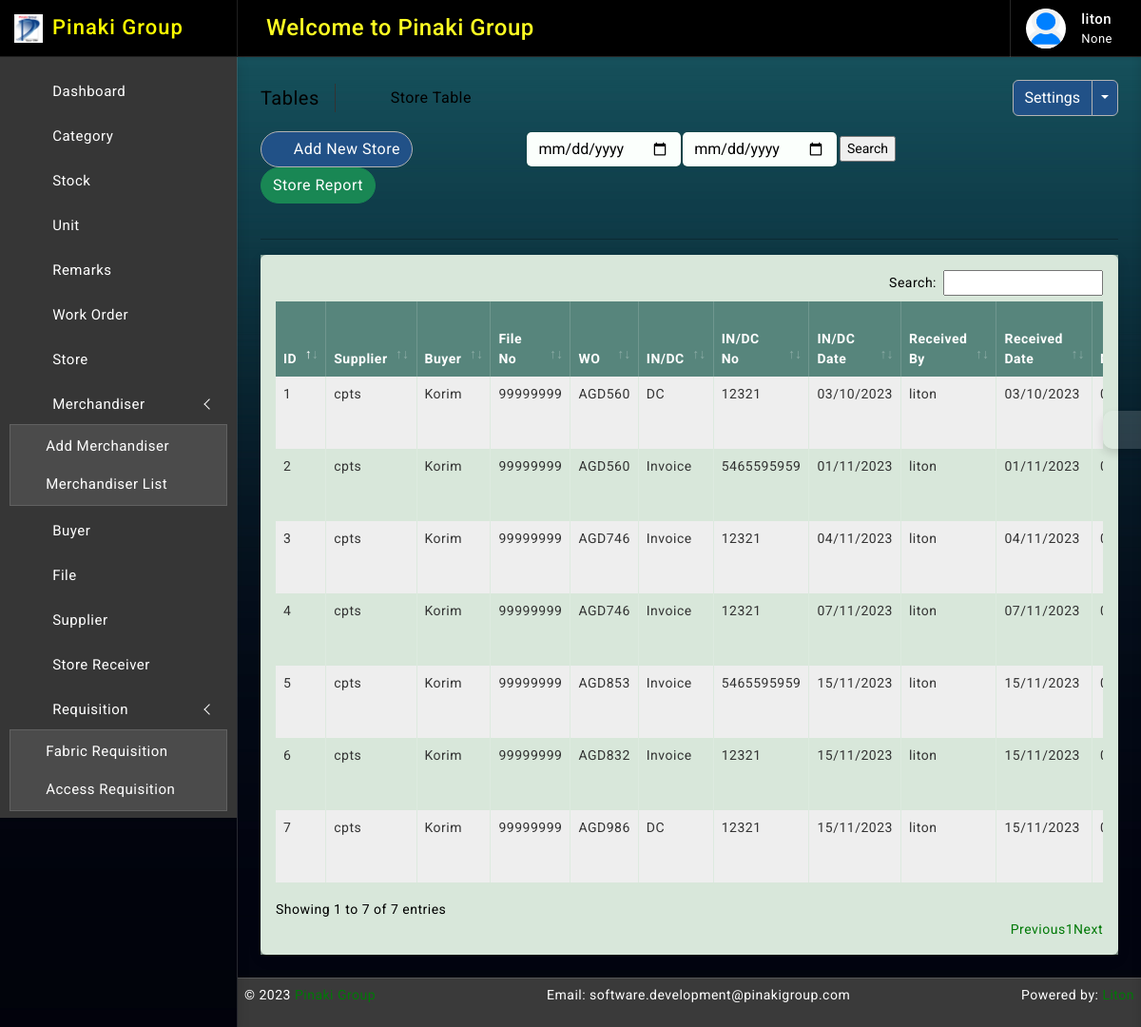
The app's page /store/ (signed in), older data.
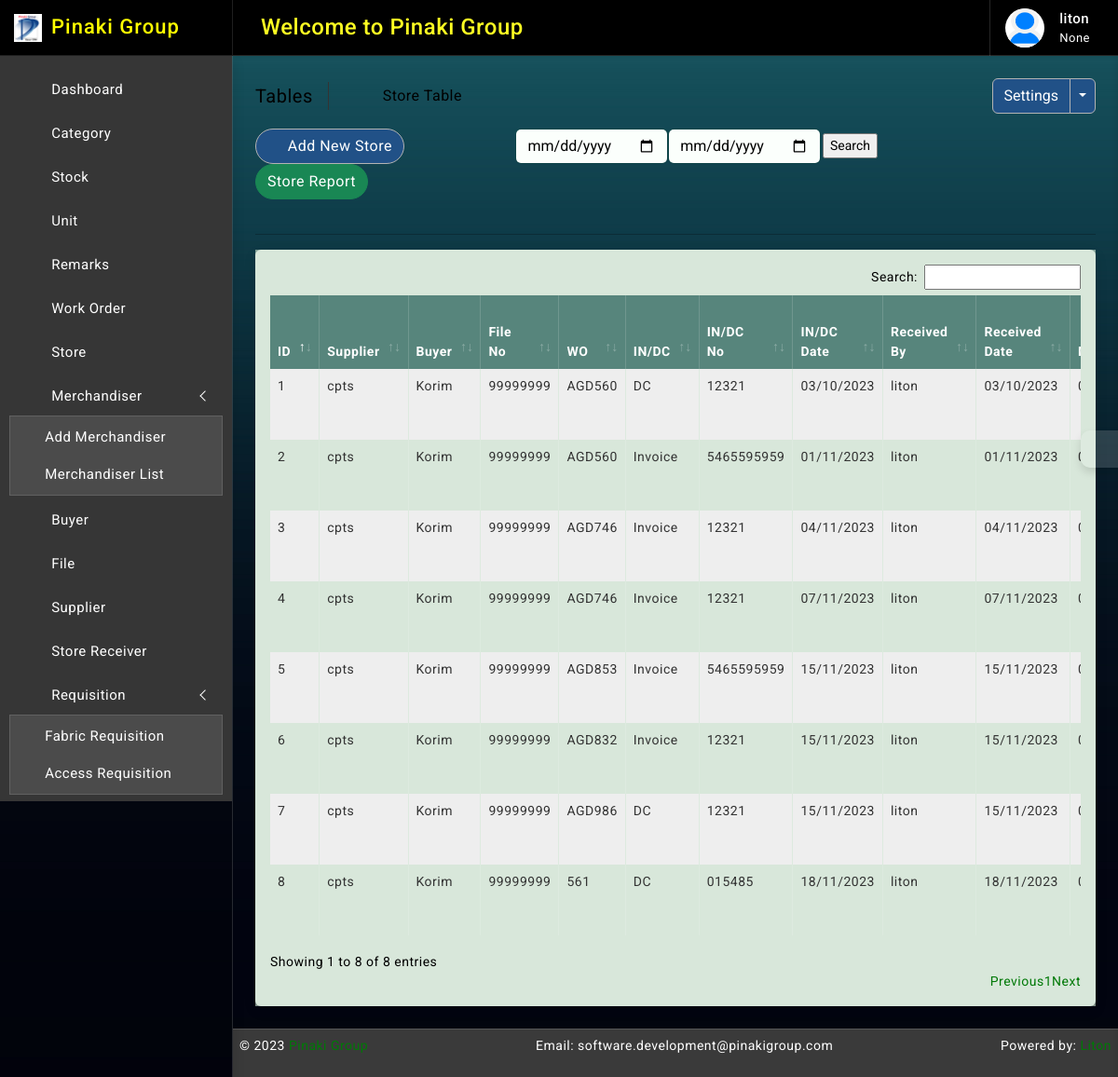
The same page, newer data.
### store/models.py (models this page shows, shortened)
class StoreBill(models.Model):
    billno = models.AutoField(primary_key=True)
    time = models.DateTimeField(auto_now=True)
    supplier = models.CharField(max_length=64, blank=False, null=True)
    buyer_name = models.CharField(max_length=64, blank=False, null=True)
    REPORT = (
        ('', 'Doc.Select'),
        ('Invoice', 'Invoice'),
        ('DC', 'DC'),
    )
    report = models.CharField(max_length=64, null=True, blank=False, choices=REPORT)
    report_no = models.CharField(max_length=64, null=True, blank=True)
    report_date = models.DateField(default=date.today, null=True, blank=True)
    received_date = models.DateField(auto_now_add=True, auto_now=False)
    img_file = models.ImageField(upload_to='store', default='blank.png', null=True, blank=True)
    work_order = models.ForeignKey(PurchaseBill, on_delete=models.CASCADE, blank=False, related_name='store_file_no')
    master_lc_sc = models.CharField(max_length=64, blank=False, null=True)
    style_no = models.CharField(max_length=32, null=True, blank=True)
    fileno_po = models.CharField(max_length=64, blank=False, null=True)
    store_location = models.CharField(max_length=64, blank=True, null=True)
    remarks = models.ForeignKey(Remarks, on_delete=models.CASCADE, blank=False, related_name='remarksname_store')
    updated_at = models.DateTimeField(auto_now_add=False, auto_now=True)
    created_at = models.DateTimeField(auto_now_add=True, auto_now=False)
    def get_items_list(self):
        return StoreItem.objects.filter(billno=self)

### purchase_order/models.py (models this page shows, shortened)
class PurchaseBill(models.Model):
    billno = models.AutoField(primary_key=True)
    time = models.DateTimeField(auto_now=True)
    supplier = models.ForeignKey(Supplier, on_delete=models.CASCADE, blank=False, related_name='suppliersname')
    buyer_name = models.CharField(max_length=64, blank=False, null=True)
    po_no = models.CharField(max_length=32, null=True, blank=True)
    fileno_po = models.ForeignKey(File, on_delete=models.CASCADE, blank=False, related_name='fileno_pos')
    style_no = models.CharField(max_length=32, null=True, blank=True)
    work_order = models.CharField(max_length=64, default=generate_random_number)
    wo_date = models.DateField(auto_now_add=True, auto_now=False)
    master_lc_sc = models.CharField(max_length=64, null=True, blank=True)
    remarks = models.ForeignKey(Remarks, on_delete=models.CASCADE, blank=False, related_name='remarksname')
    updated_at = models.DateTimeField(auto_now_add=False, auto_now=True)
    created_at = models.DateTimeField(auto_now_add=True, auto_now=False)
    def __str__(self):
        return str(self.work_order)

### accounts/models.py (models this page shows, shortened)
class Profile(models.Model):
    user = models.OneToOneField(User, on_delete=models.CASCADE, null=True, blank=True, related_name="profile")
    full_name = models.CharField(max_length=64, null=True, blank=True)
    img_profile = models.ImageField(upload_to='profile', default='default.png', null=True, blank=True)
    phone = models.CharField(max_length=32, null=True, blank=True, unique=True)
    designation = models.CharField("Designation", max_length=50, null=True, blank=True)
    dob = models.DateField(default=None, null=True, blank=True)
    updated_at = models.DateTimeField(auto_now_add=False, auto_now=True)
    created_at = models.DateTimeField(auto_now_add=True, auto_now=False)

### accounts/decorators.py (the view)
        def wrapper_func(request, *args, **kwargs):
            group = None
            if request.user.groups.exists():
                group = request.user.groups.all()[0].name
            if group in allowed_roles:
                return view_func(request, *args, **kwargs)
            else:
                return render(request, 'accounts/index.html')

### store/forms.py
class StockSearchForm(forms.ModelForm):
    start_date = forms.DateTimeField(widget=forms.TextInput(attrs={'class': 'form-control', 'type': 'date'}), required=True)
    end_date = forms.DateTimeField(widget=forms.TextInput(attrs={'class': 'form-control', 'type': 'date'}), required=True)
    class Meta:
        model = StoreBill
        fields = ['start_date', 'end_date']

### remarks/models.py (called while the page is built)
    def __str__(self):
        return self.remarks

### store/views.py (called while the page is built, shortened)
@login_required
@allowed_users(allowed_roles=['admin', 'merchandiser', 'store'])
def store_read(request):
    form = StockSearchForm(request.POST or None)
    bills = StoreBill.objects.all().order_by('-time')
    context = {
        'bills':bills,
        'form':form,
    }
    context = {
        'bills':bills,
        'form':form,
    }
    return render(request, 'store/read.html', context)

### unit/models.py (called while the page is built)
    def __str__(self):
        return self.unit

### templates/store/read.html (shortened to what this page needs)
{% extends 'base/index.html' %}
{% block body %}
{% load static %}
{% load crispy_forms_tags %}
		<div class="page-wrapper">
			<div class="page-content">
				<div class="page-breadcrumb d-none d-sm-flex align-items-center mb-3">
					<div class="breadcrumb-title pe-3">Tables</div>
					<div class="ps-3">
						<nav aria-label="breadcrumb">
							<ol class="breadcrumb mb-0 p-0">
								<li class="breadcrumb-item"><a href="#"><i class="bx bx-home-alt"></i></a>
								</li>
								<li class="breadcrumb-item active" aria-current="page">Store Table</li>
							</ol>
						</nav>
					</div>
					<div class="ms-auto">
						<div class="btn-group">
							<button type="button" class="btn btn-light">Settings</button>
							<button type="button" class="btn btn-light dropdown-toggle dropdown-toggle-split" data-bs-toggle="dropdown">	<span class="visually-hidden">Toggle Dropdown</span>
							</button>
						</div>
					</div>
				</div>
					<div class="col-md-9">
						<form class="float-md-end" method='POST' action=''>
							<div class="row row-cols-md-auto g-lg-4">
								<div class="col-md-5">
									<div class="controls">
										{{ form.start_date }}
									</div>
								</div><br>
								<div class="col-md-5">
									<div class="controls">
										{{ form.end_date }}
									</div>
								</div><br>
								<div class="col-md-2">
									<div class="controls">
										<input type="submit" value='Search'/>
									</div>
								</div>
							</div>
						</form>
					</div>
                <div class="ms-auto">
					<a href="/store/create/" class="btn btn-light radius-30 mt-2 mt-lg-0"><i class="bx bxs-plus-square"></i>Add New Store</a>
					<a href="/store/report/" class="btn btn-success radius-30 mt-2 mt-lg-0">Store Report</a>
				</div><br>
				<hr/>
				<div class="card">
					<div class="card-body">
						<div class="table-responsive">
							<table id="example2" class="table table-striped table-bordered">
								<thead>
									<tr>
										<th>ID</th>
										<th>Supplier</th>
                                        <th>Buyer</th>
										<th>File No</th>
										<th>WO</th>
                                        <th>IN/DC</th>
                                        <th>IN/DC No</th>
                                        <th>IN/DC Date</th>
										<th>Received By</th>
                                        <th>Received Date</th>
										<th>MLC/SC</th>
									</tr>
								</thead>
								<tbody>
									{% for data in bills %}
									<tr>
                                        <td> <p>{{ data.billno }}</p> </td>
                                        <td>{{ data.supplier }}</td>
                                        <td>{{ data.buyer_name }}</td>
										<td>{{ data.fileno_po }}</td>
										<td>{{ data.work_order }}</td>
                                        <td>{{ data.report }}</td>
                                        <td>{{ data.report_no }}</td>
                                        <td>{{ data.report_date|date:"d/m/Y" }}</td>
										<td>{{ user.username }}</td>
                                        <td>{{ data.received_date|date:"d/m/Y" }}</td>
										<td>{{ data.master_lc_sc }}</td>
									</tr>
								 {% endfor %}
								</tbody>
							</table>
						</div>
					</div>
				</div>
			</div>
		</div>
{% endblock body %}

### templates/base/index.html (shortened to what the changed rows need)
{% load static %}
<!DOCTYPE html>
<html lang="en">
<head>
<link href="{% static 'plugins/simplebar/css/simplebar.css' %}" rel="stylesheet" />
<link href="{% static 'plugins/perfect-scrollbar/css/perfect-scrollbar.css' %}" rel="stylesheet" />
<link href="{% static 'plugins/metismenu/css/metisMenu.min.css' %}" rel="stylesheet" />
<link href="{% static 'plugins/datatable/css/dataTables.bootstrap5.min.css' %}" rel="stylesheet" />
<link href="{% static 'css/bootstrap.min.css' %}" rel="stylesheet">
<link href="{% static 'css/bootstrap-extended.css' %}" rel="stylesheet">
<link href="{% static 'css/app.css' %}" rel="stylesheet">
<link href="{% static 'css/icons.css' %}" rel="stylesheet">
<link rel="stylesheet" href="https://cdnjs.cloudflare.com/ajax/libs/select2/4.0.13/css/select2.min.css">
</head>
<body class="bg-theme bg-theme2">
    <div class="wrapper">
<div class="sidebar-wrapper" data-simplebar="true">
    <ul class="metismenu" id="menu">
        {% for group in user.groups.all %}
        {% if group.name == "merchandiser" %}
        <li>
            <a class="has-arrow" href="javascript:;">
                <div class="parent-icon"><i class="bx bx-grid-alt"></i>
                </div>
                <div class="menu-title">Merchandiser</div>
            </a>
            <ul>
                <li> <a href="/merchandiser/create/"><i class="bx bx-right-arrow-alt"></i>Add Merchandiser</a>
                </li>
                <li> <a href="{% url 'merchandiser_read' %}"><i class="bx bx-right-arrow-alt"></i>Merchandiser List</a>
                </li>
            </ul>
        </li>
                <li>
                    <a href="{% url 'buyer_read' %}">
                        <div class="parent-icon"><i class="lni lni-users"></i>
                        </div>
                        <div class="menu-title">Buyer</div>
                    </a>
                </li>
                <li>
                    <a href="{% url 'file_read' %}">
                        <div class="parent-icon"><i class='bx bx-file'></i>
                        </div>
                        <div class="menu-title">File</div>
                    </a>
                </li>
                <li>
                    <a href="/supplier/create/">
                        <div class="parent-icon"><i class='lni lni-cart-full'></i>
                        </div>
                        <div class="menu-title">Supplier</div>
                    </a>
                </li>
            {% else %}
            <li>
                <a href="{% url 'category_read' %}">
                    <div class="parent-icon"><i class='bx bx-grid-alt'></i>
                    </div>
                    <div class="menu-title">Category</div>
                </a>
            </li>
            <li>
                <a href="{% url 'stock_read' %}">
                    <div class="parent-icon"><i class="fadeIn animated bx bx-store"></i>
                    </div>
                    <div class="menu-title">Stock</div>
                </a>
            </li>
            <li>
                <a href="{% url 'unit_read' %}">
                    <div class="parent-icon"><i class="fadeIn animated bx bx-store"></i>
                    </div>
                    <div class="menu-title">Unit</div>
                </a>
            </li>
            <li>
                <a href="{% url 'remarks_read' %}">
                    <div class="parent-icon"><i class="fadeIn animated bx bx-comment-add"></i>
                    </div>
                    <div class="menu-title">Remarks</div>
                </a>
            </li>
            <li>
                <a href="{% url 'wo_read' %}">
                    <div class="parent-icon"><i class="lni lni-cart"></i>
                    </div>
                    <div class="menu-title">Work Order</div>
                </a>
            </li>
            <li>
                <a href="{% url 'store_read' %}">
                    <div class="parent-icon"><i class="fadeIn animated bx bx-store-alt"></i>
                    </div>
                    <div class="menu-title">Store</div>
                </a>
            </li>
            <li>
                <a class="has-arrow" href="javascript:;">
                    <div class="parent-icon"><i class="bx bx-grid-alt"></i>
                    </div>
                    <div class="menu-title">Merchandiser</div>
                </a>
                <ul>
                    <li> <a href="/merchandiser/create/"><i class="bx bx-right-arrow-alt"></i>Add Merchandiser</a>
                    </li>
                    <li> <a href="{% url 'merchandiser_read' %}"><i class="bx bx-right-arrow-alt"></i>Merchandiser List</a>
                    </li>
                </ul>
            </li>
            <li>
                <a href="{% url 'buyer_read' %}">
                    <div class="parent-icon"><i class="lni lni-users"></i>
                    </div>
                    <div class="menu-title">Buyer</div>
                </a>
            </li>
            <li>
                <a href="{% url 'file_read' %}">
                    <div class="parent-icon"><i class='bx bx-file'></i>
                    </div>
                    <div class="menu-title">File</div>
                </a>
            </li>
            <li>
                <a href="/supplier/create/">
                    <div class="parent-icon"><i class='lni lni-cart-full'></i>
                    </div>
                    <div class="menu-title">Supplier</div>
                </a>
            </li>
                <li>
                    <a href="{% url 'storeRec_read' %}">
                        <div class="parent-icon"><i class='bx bx-cart'></i>
                        </div>
                        <div class="menu-title">Store Receiver</div>
                    </a>
                </li>
                <li>
                    <a href="javascript:;" class="has-arrow">
                        <div class="parent-icon"><i class='lni lni-spiner-solid'></i>
                        </div>
                        <div class="menu-title">Requisition</div>
                    </a>
                    <ul>
                        <li> <a href="{% url 'fabricr_read' %}"><i class="bx bx-right-arrow-alt"></i>Fabric Requisition</a>
                        </li>
                        <li> <a href="{% url 'ar_read' %}"><i class="bx bx-right-arrow-alt"></i>Access Requisition</a>
                        </li>
                    </ul>
                </li>
            {% endif %}
        {% endfor %}
    </ul>
</div>
		<header>
			<div class="topbar d-flex align-items-center">
				<nav class="navbar navbar-expand">
					<div class="user-box dropdown">
						<a class="d-flex align-items-center nav-link dropdown-toggle dropdown-toggle-nocaret" href="#" role="button" data-bs-toggle="dropdown" aria-expanded="false">
							<img src="{{ user.profile.img_profile.url }}" class="user-img" alt="user avatar">
							<div class="user-info ps-3">
								<p class="user-name mb-0">{{request.user}}</p>
								<p class="designattion mb-0">{{ user.profile.designation }}</p>
							</div>
						</a>
					</div>
				</nav>
			</div>
		</header>
        {% block body %}
        {% endblock body %}
    </div>
</body>
</html>

Row changes from the older to the newer data that the page shows:
added StoreBill: billno "8", supplier "cpts", buyer_name "Korim", fileno_po "99999999", work_order "561", report "DC", report_no "015485", report_date "18/11/2023", {{ user.username }} "liton", received_date "18/11/2023"
Text that changed along with them:
text written by a page script: "Search: Showing 1 to 7 of 7 entries Previous 1 Next" → "Search: Showing 1 to 8 of 8 entries Previous 1 Next"
